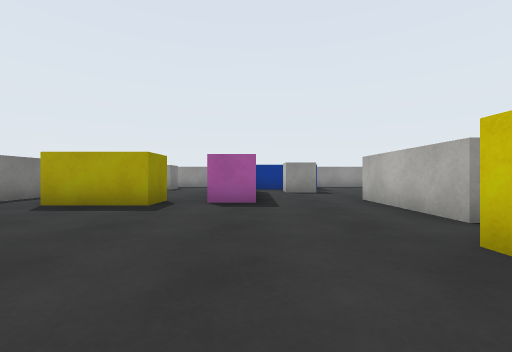
[1] (above)

17 first-person views from a walk through a 3-D level made in the Unity game engine. The camera is 0.55 m above the floor, looks level and sees 90° across. The floor is counted in squares, 1 m on a side. Each view is taken from the middle of a square. On the plan, view 1 faces up. The plan holds only what a view shows up to about 9 squares ahead; the rest is blank. The player character is not drawn. Surface patterns are stand-ins for the level's own textures.

[2]
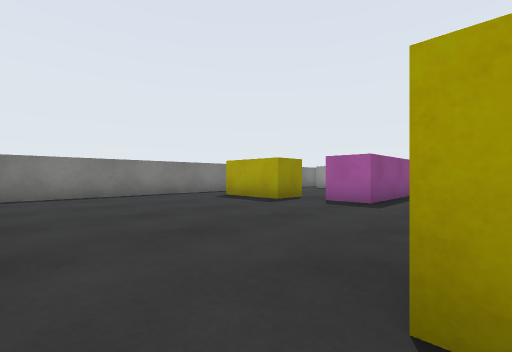

[3]
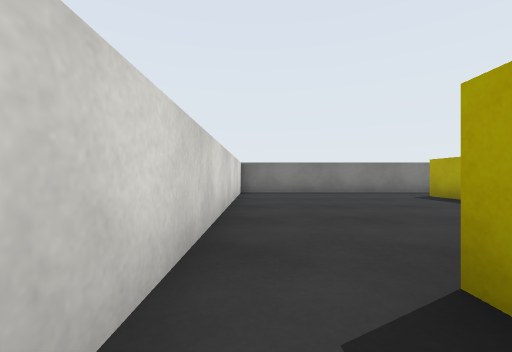

[4]
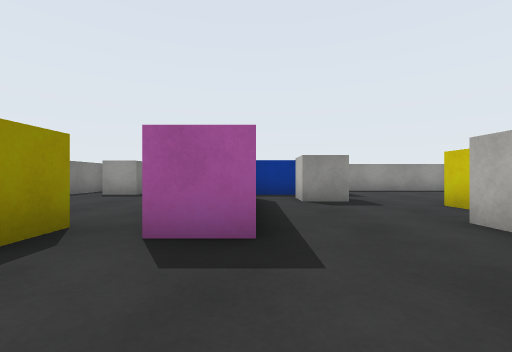

[5]
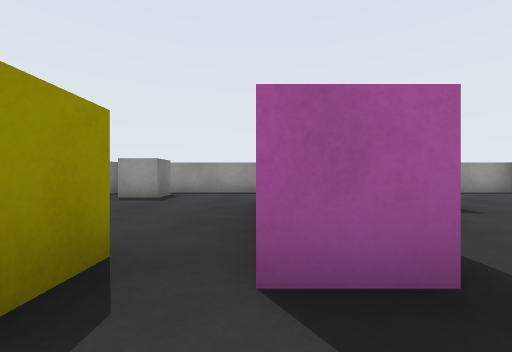

[6]
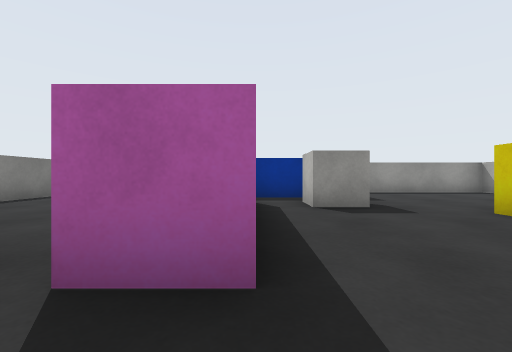

[7]
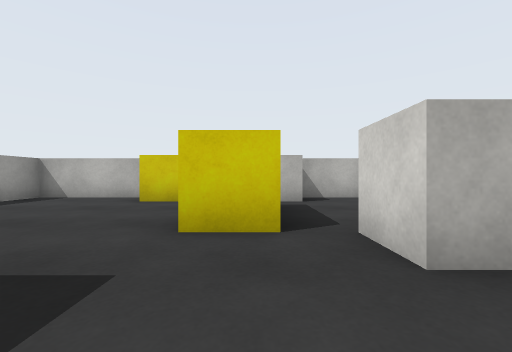

[8]
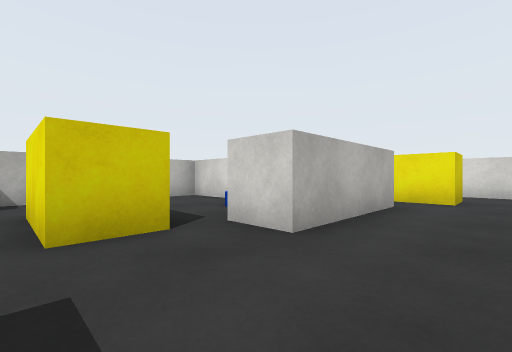

[9]
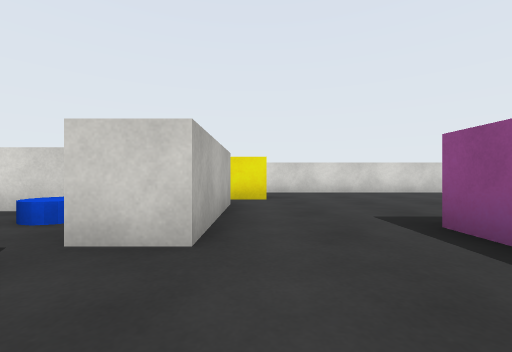

[10]
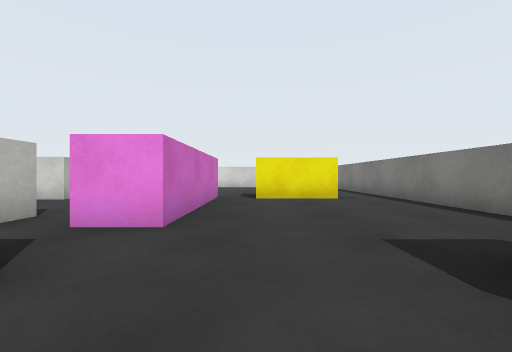

[11]
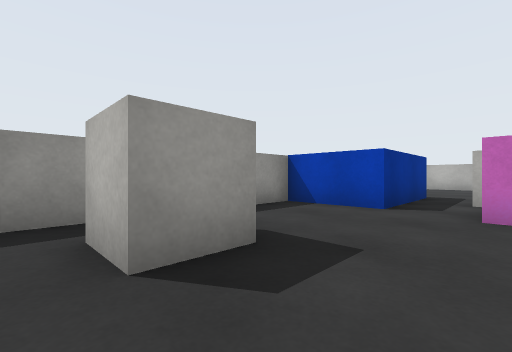

[12]
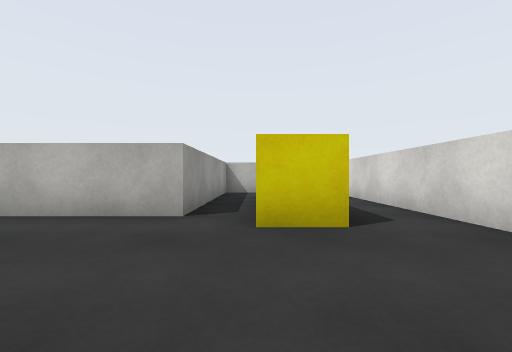

[13]
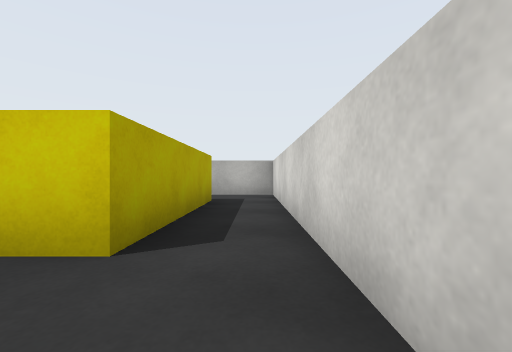

[14]
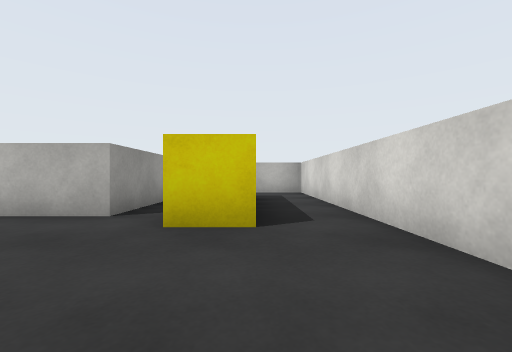

[15]
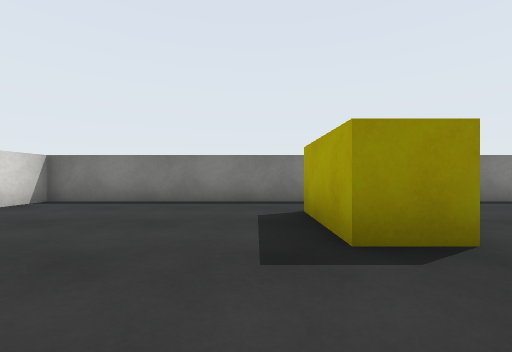

[16]
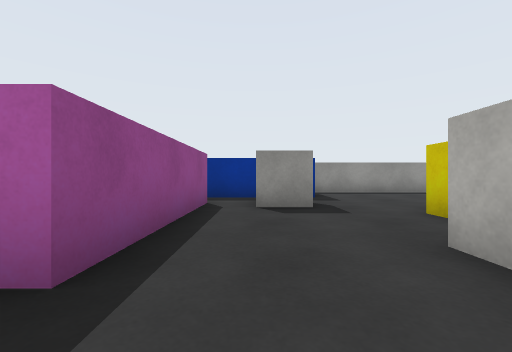

[17]
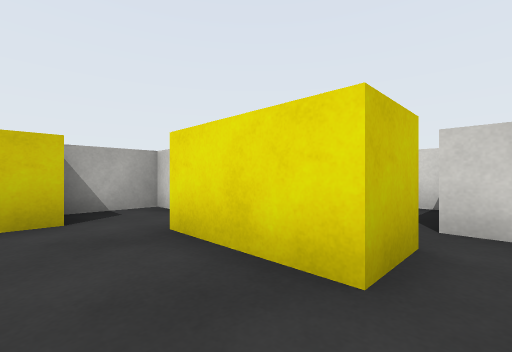

### Floor plan
Points are (right, up) in squares from view 1. A wall is a line through its corners. A room is listed if a view was taken in it or the views show most of it. See-through windows are left out.
Room 1 (views 1, 4, 5, 6, 10, 11, 12, 13, 14, 15, 16)
walls: (0, 6.5) (0, 5.3) (-1, 5.3) (-1, 9.2) (0, 9.2); (2.5, 3) (2.5, 6); (1.8, 1) (1.8, 2) (2.9, 2); (0.5, 10.5) (-0.5, 10.5) (-0.5, 12.5) (-5, 12.5); (-5.5, 12.4) (-5.5, -0.5) (1.5, -0.5)
ways out: opening at (2, 0) to room 2; opening at (0, 10) to room 3; opening at (1.5, 6) to room 3
objects: yellow block (-4, 5) to (-2, 6); white cube (-4, 11)
Room 2 (views 2, 3)
walls: (5.8, 1) (1.8, 1); (1.5, -0.5) (7.5, -0.5) (7.5, 3) (5.2, 3)
ways out: opening at (2, 0) to room 1
Room 3 (views 7, 8, 9, 17)
walls: (2.5, 10.5) (0.5, 10.5); (2.5, 6) (3.5, 6); (7.5, 9.9) (7.5, 12.5) (2.9, 12.5); (0, 9.2) (0, 6.5); (3.8, 4) (7.5, 4) (7.5, 8.4)
ways out: opening at (0, 10) to room 1; opening at (1.5, 6) to room 1
objects: white cube (1, 9) to (2, 9); yellow block (4, 7) to (5, 8); other object (5, 5); white cube (7, 6) to (7, 7); yellow cube (7, 9)

Positions as (right, up) in squares from view 1, and headings:
1: (0, 0), facing up
2: (2, 0), facing up-left
3: (3, 0), facing left
4: (0, 3), facing up
5: (-1, 4), facing up
6: (0, 4), facing up
7: (1, 7), facing right
8: (1, 8), facing down-right
9: (2, 8), facing down
10: (-2, 12), facing down
11: (-5, 9), facing up-right
12: (-1, 2), facing right
13: (0, 0), facing right
14: (-1, 1), facing right
15: (0, 4), facing left
16: (1, 4), facing up
17: (3, 9), facing down-right
